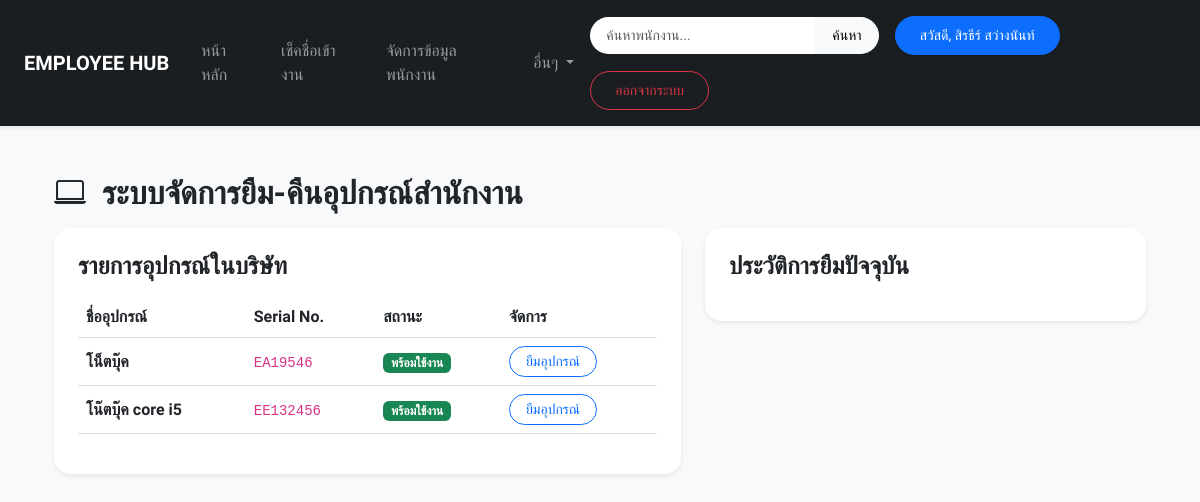
The app's page /equipment/ (signed in) with its own data.
### employeeapp/models.py (models this page shows, shortened)
class Equipment(models.Model):
    name = models.CharField(max_length=100) # ชื่ออุปกรณ์ (เช่น โน้ตบุ๊ก Dell, โปรเจกเตอร์)
    serial_number = models.CharField(max_length=50, unique=True) # Serial Number หรือรหัสโค้ด
    category = models.CharField(max_length=50, blank=True, null=True) # หมวดหมู่
    status = models.CharField(
        max_length=20,
        choices=[('available', 'พร้อมใช้งาน'), ('borrowed', 'กำลังถูกยืม'), ('maintenance', 'ซ่อมบำรุง')],
        default='available'
    )

### employeeapp/views.py (the view)
# urls.py: path('equipment/', views.equipment_list, name='equipment_list'),
@login_required(login_url='login')
def equipment_list(request):
    equipments = Equipment.objects.all()
    borrows = EquipmentBorrow.objects.all().order_by('-id')
    return render(request, 'equipment_list.html', {'equipments': equipments, 'borrows': borrows})

### employeeapp/templates/equipment_list.html (shortened to what this page needs)
{% extends 'basetemplate.html' %}
{% block content %}
<div class="container py-4">
    <h2 class="fw-bold mb-3"><i class="bi bi-laptop me-2"></i> ระบบจัดการยืม-คืนอุปกรณ์สำนักงาน</h2>
    <div class="row">
        <div class="col-md-7">
            <div class="card border-0 shadow-sm rounded-4 p-4 mb-4">
                <h4 class="fw-bold mb-3">รายการอุปกรณ์ในบริษัท</h4>
                <div class="table-responsive">
                    <table class="table align-middle">
                        <thead>
                            <tr>
                                <th>ชื่ออุปกรณ์</th>
                                <th>Serial No.</th>
                                <th>สถานะ</th>
                                <th>จัดการ</th>
                            </tr>
                        </thead>
                        <tbody>
                            {% for eq in equipments %}
                            <tr>
                                <td class="fw-semibold">{{ eq.name }}</td>
                                <td><code>{{ eq.serial_number }}</code></td>
                                <td>
                                    {% if eq.status == 'available' %}
                                        <span class="badge bg-success">พร้อมใช้งาน</span>
                                    {% elif eq.status == 'borrowed' %}
                                        <span class="badge bg-danger">กำลังถูกยืม</span>
                                    {% else %}
                                        <span class="badge bg-warning text-dark">ซ่อมบำรุง</span>
                                    {% endif %}
                                </td>
                                <td>
                                    {% if eq.status == 'available' %}
                                        <a href="{% url 'borrow_equipment' eq.id %}" class="btn btn-outline-primary btn-sm rounded-pill px-3">ยืมอุปกรณ์</a>
                                    {% else %}
                                        <button class="btn btn-secondary btn-sm rounded-pill px-3" disabled>ไม่ว่าง</button>
                                    {% endif %}
                                </td>
                            </tr>
                            {% endfor %}
                        </tbody>
                    </table>
                </div>
            </div>
        </div>
        <div class="col-md-5">
            <div class="card border-0 shadow-sm rounded-4 p-4">
                <h4 class="fw-bold mb-3">ประวัติการยืมปัจจุบัน</h4>
            </div>
        </div>
    </div>
</div>
{% endblock %}

### employeeapp/templates/basetemplate.html (shortened to what this page needs)
<!DOCTYPE html>
<html lang="th">
<head>
    <link href="https://cdn.jsdelivr.net/npm/bootstrap@5.3.0/dist/css/bootstrap.min.css" rel="stylesheet">
    <link rel="stylesheet" href="https://cdn.jsdelivr.net/npm/bootstrap-icons@1.10.5/font/bootstrap-icons.css">
</head>
<body>
    <nav class="navbar navbar-expand-lg navbar-dark sticky-top shadow-sm py-3">
        <div class="container-fluid px-4">
            <a class="navbar-brand fw-bold text-uppercase tracking-wide" href="{% url 'index' %}">
                EMPLOYEE HUB
            </a>
            <div class="collapse navbar-collapse" id="navbarContent">
                <ul class="navbar-nav me-auto mb-2 mb-lg-0 align-items-lg-center">
                    <li class="nav-item">
                        <a class="nav-link px-3" href="{% url 'index' %}">หน้าหลัก</a>
                    </li>
                    <li class="nav-item">
                        <a class="nav-link px-3" href="{% url 'attendance_page' %}">เช็คชื่อเข้างาน</a>
                    </li>
                    {% if user.is_superuser or user.is_staff %}
                    <li class="nav-item">
                        <a class="nav-link px-3" href="{% url 'attendance_report' %}">จัดการข้อมูลพนักงาน</a>
                    </li>
                    {% endif %}
                    <li class="nav-item dropdown px-2">
                        <a class="nav-link dropdown-toggle" href="#" id="navbarDropdown" role="button" data-bs-toggle="dropdown" aria-expanded="false">
                            อื่นๆ
                        </a>
                    </li>
                </ul>
                {% if user.is_authenticated %}
                <div class="d-flex align-items-center flex-wrap gap-3 mt-3 mt-lg-0">
                    <form class="d-flex" action="{% url 'index' %}" method="get">
                        <input class="form-control form-control-sm rounded-start-pill border-0 px-3 py-2" type="search" placeholder="ค้นหาพนักงาน..." aria-label="Search" name="search" value="{{ search_query|default:'' }}">
                        <button class="btn btn-light btn-sm rounded-end-pill px-3 fw-medium" type="submit">ค้นหา</button>
                    </form>
                    <a href="{% url 'profile' %}" class="btn btn-primary btn-sm rounded-pill px-4 py-2 fw-medium shadow-sm">
                        สวัสดี, {{ user.first_name }} {{ user.last_name }}
                    </a>
                    <a href="{% url 'logout' %}" class="btn btn-outline-danger btn-sm rounded-pill px-4 py-2 fw-medium">
                        ออกจากระบบ
                    </a>
                </div>
                {% endif %}
            </div>
        </div>
    </nav>
    <div class="container mt-4 mb-5 pb-5">
        {% block content %}
        {% endblock %}
    </div>
</body>
</html>

### employeeapp/templates/basetemplate.html (style rules this page uses)
body { font-family: 'Prompt', sans-serif; background-color: #f8f9fa; }
.navbar { background-color: #1a1e21; }
.nav-link { font-weight: 500; }

### records on screen
Equipment: name "โน็ตบุ๊ค", serial_number "EA19546", status "พร้อมใช้งาน"
Equipment: name "โน๊ตบุ๊ค core i5", serial_number "EE132456", status "พร้อมใช้งาน"

### other values on screen
{{ user.first_name }} "สิรธีร์"
{{ user.last_name }} "สว่างนันท์"
